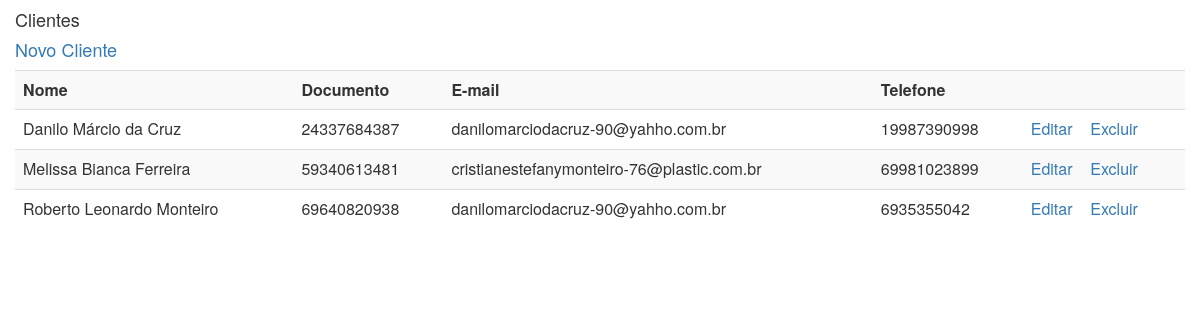
The page / on the database its author committed.
### tables this page shows
CREATE TABLE `customers` (
  `id` int(11) NOT NULL,
  `name` varchar(255) NOT NULL,
  `document` varchar(14) NOT NULL,
  `email` varchar(255) NOT NULL,
  `tel` varchar(11) NOT NULL
);

### core/controller.php (called while the page is built, shortened)
<?php
class controller {
	public function loadTemplate($viewName, $viewData = array()) {
		require 'views/template.php';
	}
	public function loadViewInTemplate($viewName, $viewData = array()) {
		extract($viewData);
		require 'views/'.$viewName.'.php';
	}
}

### controllers/homeController.php (called while the page is built)
<?php
class homeController extends controller {
	public function index() {
		$dados = array();
		$customers = new Customers();
		$customersList = $customers->getTotalCustomers();
		$dados['customersList'] = $customersList;
		$this->loadTemplate('home', $dados);
	}
}

### core/Core.php (called while the page is built, shortened)
<?php
class Core {
	public function run() {
		$url = '/';
		$params = array();
		if(!empty($url) && $url != '/') {
			$url = explode('/', $url);
			array_shift($url);
			$currentController = $url[0].'Controller';
			array_shift($url);
			if(isset($url[0]) && !empty($url[0])) {
				$currentAction = $url[0];
				array_shift($url);
			} else {
				$currentAction = 'index';
			}
			if(count($url) > 0) {
				$params = $url;
			}
		} else {
			$currentAction = 'index';
		}
		$c = new $currentController();
		call_user_func_array(array($c, $currentAction), $params);
	}
}

### index.php (called while the page is built, shortened)
<?php
$core = new Core();
$core->run();

### core/model.php (called while the page is built, shortened)
<?php
class model {
	public function __construct() {
		global $db;
		$this->db = $db;
	}
}

### models/Customers.php (called while the page is built, shortened)
<?php
class Customers extends model {
	public function getTotalCustomers() {
		$sql = $this->db->query("SELECT * FROM customers");
		return $sql->fetchAll();
	}
}
?>

### views/home.php (the view, shortened to what this page needs)
<div class="container">
	<div class="row">
			<div class="d-flex ">
				<h4 class="p-2">Clientes</h4>
				<h4 class="ml-auto p-2"><a href="<?=BASE_URL.'customers/new'?>">Novo Cliente</a></h4>
			</div>
			<table class="table table-striped">
				<tbody>
				<tr>
					<th>Nome</th>
					<th>Documento</th>
					<th>E-mail</th>
					<th>Telefone</th>
					<th></th>
				</tr>
					<?php foreach($customersList as $customer): ?>
					<tr>
						<td>
							<?=$customer['name']?>
						</td>
						<td>
							<?=$customer['document']?>
						</td>
						<td>
							<?=$customer['email']?>
						</td>
						<td>
							<?=$customer['tel']?>
						</td>
						<td>
							<a href="<?=BASE_URL.'customers/edit/'.$customer['id']?>">Editar</a>
							<a href="<?=BASE_URL.'customers/del/'.$customer['id']?>" onclick="return confirm('Deseja excluir o Cliente <?=$customer['name']?> ?')">Excluir</a>
						</td>
					</tr>
					<?php endforeach; ?>
				</tbody>
			</table>
	</div>
</div>

### views/template.php (shortened to what this page needs)
<html>
	<head>
		<link rel="stylesheet" type="text/css" href="<?php echo BASE_URL; ?>assets/css/bootstrap.min.css" />
	</head>
	<body>
		<?php $this->loadViewInTemplate($viewName, $viewData); ?>
	</body>
</html>

### rows shown on the page
customers: name "Danilo Márcio da Cruz", document "24337684387", email "danilomarciodacruz-90@yahho.com.br", tel "19987390998"
customers: name "Melissa Bianca Ferreira", document "59340613481", email "cristianestefanymonteiro-76@plastic.com.br", tel "69981023899"
customers: name "Roberto Leonardo Monteiro", document "69640820938", email "danilomarciodacruz-90@yahho.com.br", tel "6935355042"
